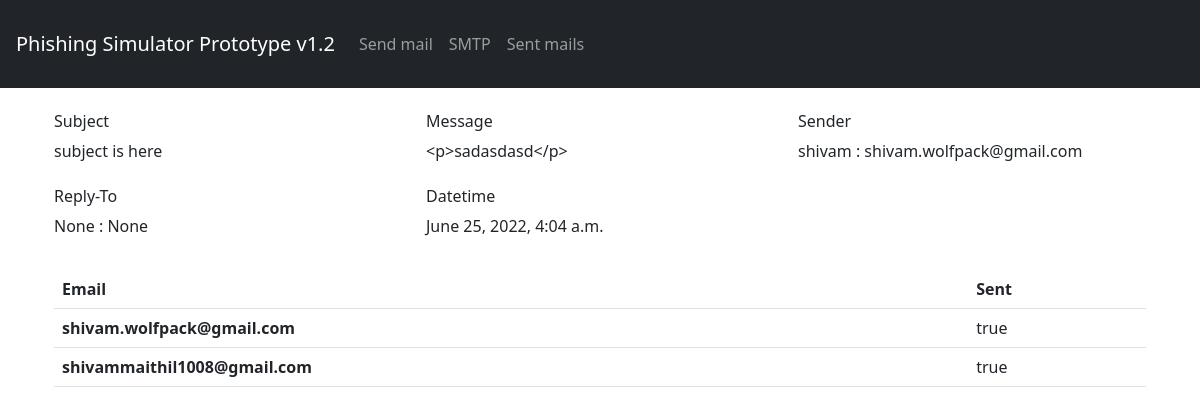
/detail-mail/1/, run on the app's committed database.
### mailer/models.py (models this page shows, shortened)
class Mails(models.Model):
    sender_email    = models.CharField(max_length=255, blank=True, null=True)
    sender_name     = models.CharField(max_length=255, blank=True, null=True)
    reply_to_email  = models.CharField(max_length=255, blank=True, null=True)
    reply_to_name   = models.CharField(max_length=255, blank=True, null=True)
    subject         = models.CharField(max_length=255, blank=True, null=True)
    message         = models.TextField(blank=True, null=True)
    email_list      = models.TextField(blank=True, null=True)
    dt_stamp        = models.DateTimeField(auto_now_add=True, blank=True, null=True)

### mailer/views.py (the view)
# urls.py: path('detail-mail/<id>/', SenderDetailView, name="detail-sender"),
def SenderDetailView(request, id):
    if request.method == 'GET':
        data = Mails.objects.get(id=id)
        emails = data.email_list.splitlines()
        res = [i.strip() for i in emails]
        return render(request, 'detail_mail.html', {"data":data, "res":res})

### templates/detail_mail.html
{% load static %}
{% include 'nav.html' %}
<div class="container p-4">
<div class="row mb-2">
    <div class="col-md-4 mb-4">
        <h6>
            Subject
        </h6>
        {{data.subject}}
    </div>
    <div class="col-md-4 mb-4">
        <h6>
            Message
        </h6>
        {{data.message}}
    </div>
    <div class="col-md-4 mb-4">
        <h6>
            Sender
        </h6>
        {{data.sender_name}} : {{data.sender_email}}
    </div>
    <div class="col-md-4 mb-4 ">
        <h6>
            Reply-To
        </h6>
        {{data.reply_to_name}} : {{data.reply_to_email}}
    </div>
    <div class="col-md-4 mb-4 ">
        <h6>
            Datetime
        </h6>
        {{data.dt_stamp}}
    </div>
</div>
<section>
    <table class="table">
        <thead>
          <tr>
            <th scope="col">Email</th>
            <th scope="col">Sent</th>
          </tr>
        </thead>
        <tbody>
        {% for i in res %}
          <tr>
            <th scope="row">{{ i }}</th>
            {% if "@" and "." in i %}
                <td>true</td>
            {% else %}
                <td>false</td>
            {% endif %}
          </tr>
          {% endfor %}
        </tbody>
    </table>
</section>
</div>

### data on the page
Mails: subject "subject is here", message "<p>sadasdasd</p>", sender_name "shivam", sender_email "shivam.wolfpack@gmail.com", reply_to_name "None", reply_to_email "None", dt_stamp "June 25, 2022, 4:04 a.m."

### other printed values
{{ i }} "shivam.wolfpack@gmail.com" "shivammaithil1008@gmail.com"
